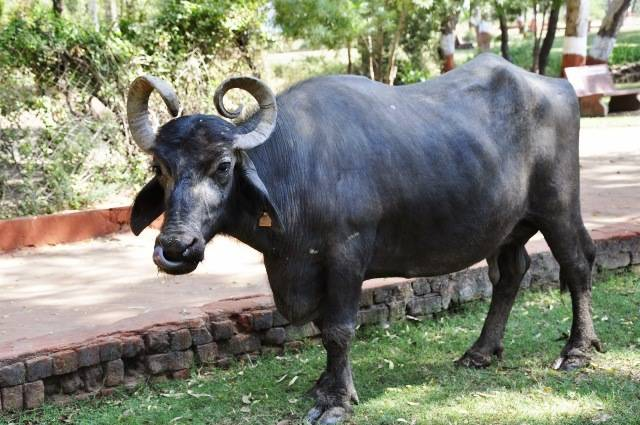
#> input picture dataset/buffalo/000006.jpg, 640 x 425 px
$ python -i atc_real.py   (imports and definitions only)
#> lines starting #> are read from the running program, lines starting #| are printed output that depends on the picture; after the words box and inside, x2 and y2 are one past the last pixel; in counts of white or black regions, pixels touching at a corner belong together
import cv2
import numpy as np

def extract_body_measurements(image_path):
#> called with image_path = 'dataset/buffalo/000006.jpg'
    img = cv2.imread(image_path)
#> img is the input picture: shape (425, 640, 3); mean B, G, R 115.2, 129.7, 126.4
    if img is None:
        return None

    gray = cv2.cvtColor(img, cv2.COLOR_BGR2GRAY)
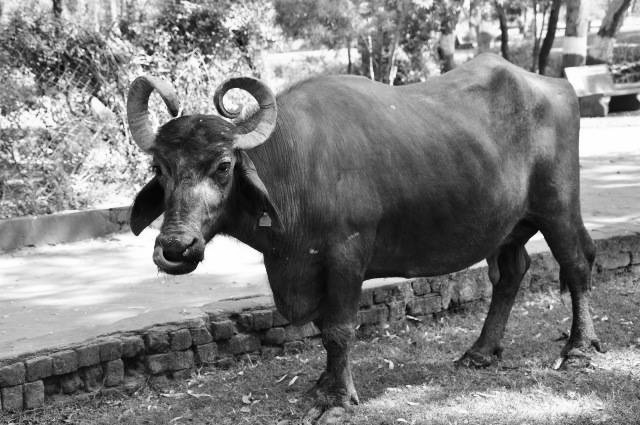
#> gray: shape (425, 640); min 0, max 255, mean 127.1
    edges = cv2.Canny(gray, 50, 150)
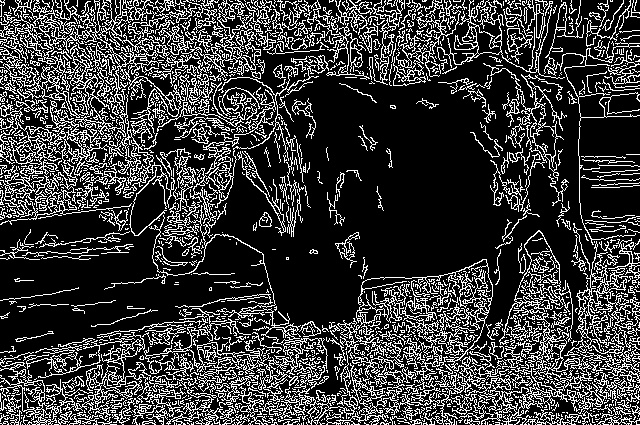
#> edges: shape (425, 640); 23.1% white in thin lines or dots
    contours, _ = cv2.findContours(edges, cv2.RETR_EXTERNAL, cv2.CHAIN_APPROX_SIMPLE)
#> contours = 1367 contours, 1224 with area under 20; largest, box (x1, y1, x2, y2) and area: (0, 0, 185, 225) 10412, (0, 332, 186, 425) 2588, (337, 259, 499, 425) 1754, (564, 241, 640, 414) 1689, (437, 0, 565, 79) 1420
    if len(contours) == 0:
        return None

    contour = max(contours, key=cv2.contourArea)
#> contour = contour of 5586 points, box (x1, y1, x2, y2) (0, 0, 185, 225), area 10412
    x, y, w, h = cv2.boundingRect(contour)
#> x = 0; y = 0; w = 185; h = 225
    body_length = float(w)
#> body_length = 185
    body_height = float(h)
#> body_height = 225

    # Chest width
    mid_y = int(y + h // 2)
#> mid_y = 112
    if mid_y >= edges.shape[0]:
        mid_y = edges.shape[0] - 1
    row = edges[mid_y]
#> row = 640 values, max 255 at index 1, min 0 at index 0, mean 52.59
    chest_pixels = np.where(row > 0)[0]
#> chest_pixels = 132 values from 1 to 621
    chest_width = float(chest_pixels[-1] - chest_pixels[0]) if len(chest_pixels) > 0 else float(w * 0.3)
#> chest_width = 620

    # Rump angle
    pts = contour.squeeze()
#> pts = 5586 pairs, first value 0 to 184, second value 0 to 224
    if len(pts.shape) < 2:
        rump_angle = 20.0
    else:
        top_points = pts[pts[:, 1] < (y + h * 0.3)]
#> top_points = 1544 pairs, first value 0 to 169, second value 0 to 67
        if len(top_points) > 2:
            vx, vy, x0, y0 = cv2.fitLine(top_points, cv2.DIST_L2, 0, 0.01, 0.01)
#> vx = [1]; vy = [-0.0301]; x0 = [66.66]; y0 = [33.91]
            rump_angle = float(abs(np.degrees(np.arctan2(vy.item(), vx.item()))))
#> rump_angle = 1.72
        else:
            rump_angle = 20.0

    return {
        "body_length": body_length,
        "height": body_height,
        "chest_width": chest_width,
        "rump_angle": rump_angle
    }

def calculate_atc_score(measurements):
    if measurements is None:
        return {"error": "No animal detected"}

    length_score = float(min(measurements["body_length"] / 10, 20))
    height_score = float(min(measurements["height"] / 10, 20))
    chest_score = float(min(measurements["chest_width"] / 10, 20))
    rump_score = float(min(measurements["rump_angle"], 20))
    body_condition = (length_score + height_score) / 2
    total = length_score + height_score + chest_score + rump_score + body_condition

    return {
        "Body Length": round(length_score, 2),
        "Height": round(height_score, 2),
        "Chest Width": round(chest_score, 2),
        "Rump Angle": round(rump_score, 2),
        "Body Condition": round(body_condition, 2),
        "Total Score": round(total, 2)
    }

>>> result = extract_body_measurements('dataset/buffalo/000006.jpg')
#> result = {'body_length': 185, 'height': 225, 'chest_width': 620, 'rump_angle': 1.72}
